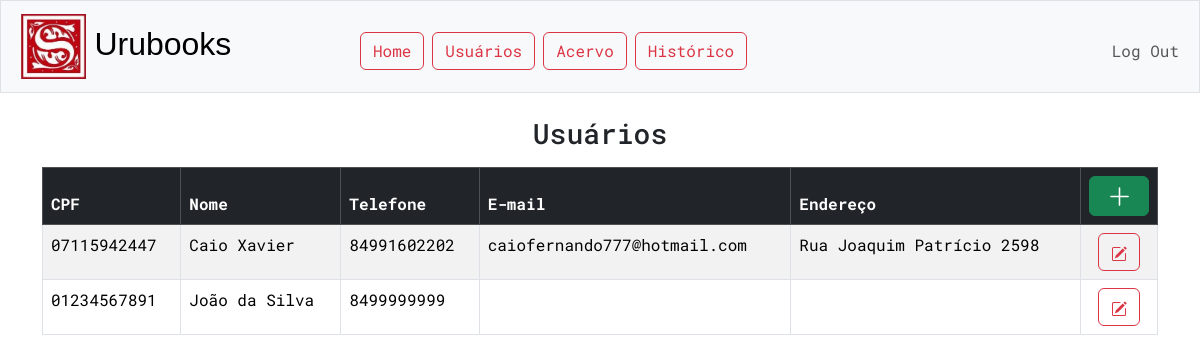
The page /usuarios (signed in) on the database its author committed.
### tables this page shows
CREATE TABLE contatos (
cpf TEXT PRIMARY KEY NOT NULL,
nome TEXT NOT NULL,
telefone TEXT,
email TEXT,
endereço TEXT
);

### app.py (the view)
@app.route("/usuarios")
@login_required
def usuarios():
    CONTATOS_POR_PAGINA = 20
    pagina = request.args.get("pagina", 0)
    offset = CONTATOS_POR_PAGINA * pagina
    contatos = db.execute("SELECT * FROM contatos LIMIT ?, ?", offset, CONTATOS_POR_PAGINA)
    page_data = {
    "atual":int(pagina),
    "max":int(len(contatos)/CONTATOS_POR_PAGINA),
    }
    return render_template("usuarios/index.html", contatos=contatos, page_data=page_data)

### app.py (called while the page is built)
@app.after_request
def after_request(response):
    response.headers["Cache-Control"] = "no-cache, no-store, must-revalidate"
    response.headers["Expires"] = 0
    response.headers["Pragma"] = "no-cache"
    return response

### helpers.py (called while the page is built)
def login_required(f):
    @wraps(f)
    def decorated_function(*args, **kwargs):
        if session.get("user_id") is None:
            return redirect("/login")
        return f(*args, **kwargs)
    return decorated_function

### templates/usuarios/index.html (shortened to what this page needs)
{% extends "layout.html" %}
{% block main %}
    <h3 class='mb-3'>Usuários</h3>
    <table class='table table-bordered table-striped' style='text-align:start'>
        <thead class="table-dark">
            <th>CPF</th>
            <th>Nome</th>
            <th>Telefone</th>
            <th>E-mail</th>
            <th>Endereço</th>
                <th style="text-align: center;">
                    <a type='button' class="btn btn-success" href="usuarios/cadastro" style="width: 100%; height: 100%">
                        <svg xmlns="http://www.w3.org/2000/svg" width="25" height="25" fill="currentColor" class="bi bi-plus-lg" viewBox="0 0 16 16">
                            <path fill-rule="evenodd" d="M8 2a.5.5 0 0 1 .5.5v5h5a.5.5 0 0 1 0 1h-5v5a.5.5 0 0 1-1 0v-5h-5a.5.5 0 0 1 0-1h5v-5A.5.5 0 0 1 8 2"/>
                        </svg>
                    </a>
                </th>
        </thead>
        <tbody>
        {% if contatos %}
            {% for contato in contatos %}
            <tr>
                <td>{{ contato.cpf }}</td>
                <td>{{ contato.nome }}</td>
                <td>{{ contato.telefone }}</td>
                <td>{{ contato.email }}</td>
                <td>{{ contato.endereço }}</td>
                <td class="options-cell">
                        <form action="/usuarios/detalhes" method="get">
                            <button type='submit' class="btn btn-outline-danger mx-1">
                            </button>
                        </form>
                </td>
            </tr>
            {% endfor %}
        {% endif %}
        </tbody>
    </table>
{% endblock %}

### static/styles.css (style rules this page uses)
body { font-family: "Roboto Mono", monospace; }
.options-cell { text-align: center; }

### rows shown on the page
contatos: cpf "07115942447", nome "Caio Xavier", telefone "84991602202", email "caiofernando777@hotmail.com", endereço "Rua Joaquim Patrício 2598"
contatos: cpf "01234567891", nome "João da Silva", telefone "8499999999"
